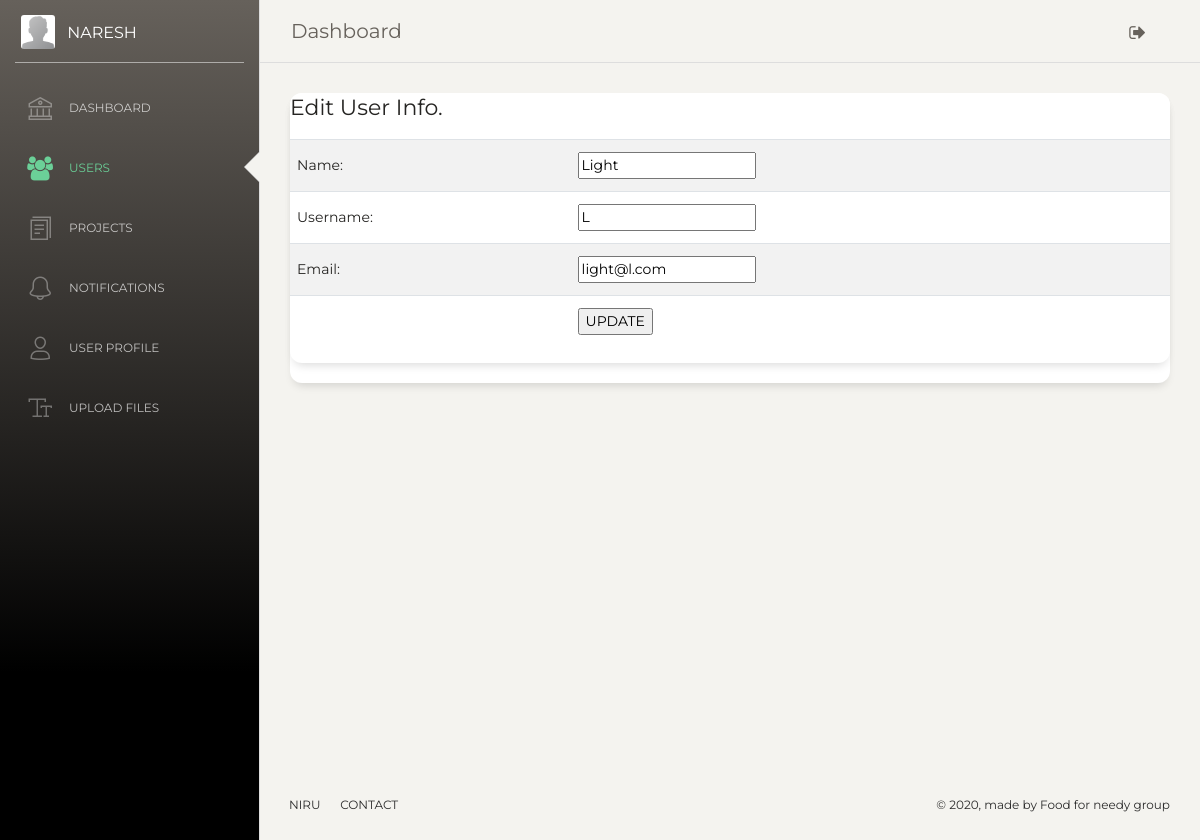
Page /edit_user.php?id=15 on the committed database.
### tables this page shows
CREATE TABLE `kpa_user` (
  `id` int(6) UNSIGNED NOT NULL,
  `name` varchar(50) NOT NULL,
  `username` varchar(20) NOT NULL,
  `email` varchar(80) NOT NULL,
  `password` varchar(32) NOT NULL,
  `user_type` enum('normal_user','admin','super_admin','guest') NOT NULL DEFAULT 'normal_user',
  `secret_key` varchar(32) DEFAULT NULL,
  `remarks` text DEFAULT NULL,
  `postby_id` int(6) DEFAULT 1,
  `created_at` timestamp NULL DEFAULT current_timestamp(),
  `is_verified` tinyint(1) DEFAULT 0,
  `verifiedby_id` int(6) DEFAULT 1,
  `updated_at` datetime DEFAULT NULL ON UPDATE current_timestamp(),
  `status` tinyint(1) DEFAULT 1
);

### edit_user.php (the view, shortened to what this page needs)
<?php include_once('includes/header.php');
$user_id = @$_GET['id'];
require_once("DBConnect.php");
$sql = "SELECT * FROM `kpa_user` WHERE `id`='$user_id' Limit 0, 10";
$result = mysqli_query($conn, $sql);
$prev_data = mysqli_fetch_assoc($result);
?>
<body class="">
  <div class="wrapper ">
    <div class="sidebar" data-color="yellow" data-active-color="success">
      <div class="logo">
        <a href="#" class="simple-text logo-mini">
          <div class="logo-image-small">
            <img src="img/default-avatar.png">
          </div>
        </a>
       <a href="user.php" class="simple-text logo-normal">
          Naresh
        </a>
      </div>
      <div class="sidebar-wrapper">
        <ul class="nav">
          <li class="">
            <a href="dashboard.php">
              <i class="nc-icon nc-bank"></i>
              <p>Dashboard</p>
            </a>
          </li>
          <li class="active">
            <a href="users.php">
                    <i class="fa fa-users"></i>
              <p>Users</p>
            </a>
          </li>
          <li class="">
            <a href="content.php">
              <i class="nc-icon nc-single-copy-04"></i>
              <p>Projects</p>
            </a>
          </li>
          <li>
            <a href="notifications.php">
              <i class="nc-icon nc-bell-55"></i>
              <p>Notifications</p>
            </a>
          </li>
          <li>
            <a href="user.php">
              <i class="nc-icon nc-single-02"></i>
              <p>User Profile</p>
            </a>
          </li>
          <li class="">
            <a href="upload.php">
              <i class="nc-icon nc-caps-small"></i>
              <p>Upload Files</p>
            </a>
          </li>
        </ul>
      </div>
    </div>
    <div class="main-panel">
      <nav class="navbar navbar-expand-lg navbar-absolute fixed-top navbar-transparent">
        <div class="container-fluid">
          <div class="navbar-wrapper">
            <a class="navbar-brand" href="#pablo">Dashboard</a>
          </div>
          <div class="collapse navbar-collapse justify-content-end" id="navigation">
           <ul class="navbar-nav">
              <li class="nav-item">
                <a class="nav-link btn-rotate" href="#pablo">
                  <i class="fa fa-sign-out" alt='logout'></i>
                </a>
              </li>
            </ul>
          </div>
        </div>
      </nav>
      <div class="content">
        <div class="row">
          <div class="col">
            <div class="card card-stats">
              <div class="card body">
<h5>Edit User Info.</h5>
<form action="" method="POST" name="user">
<table class="table table-striped">
 <tr>
    <td>Name:</td>
    <td><input type="text" name="name" placeholder="Enter Full Name" required="required" value="<?= $prev_data['name'];?>"></td>
  </tr>
 <tr>
    <td>Username:</td>
    <td><input type="text" name="username" placeholder="Enter Username" required="required" value="<?= $prev_data['username'];?>"></td>
  </tr>
  <tr>
    <td>Email:</td>
    <td><input type="email" name="email" required="required" value="<?= $prev_data['email'];?>"></td>
  </tr>
  <tr>
    <td>&nbsp;</td>
    <td><input type="submit" name="edit_user" value="UPDATE"></td>
  </tr>
</table>
</form>
              </div>
            </div>
          </div>
        </div>
      </div>
      <?php include_once('includes/footer.php');?>

### rows in the picture
kpa_user: name "Light", username "L", email "light@l.com"
